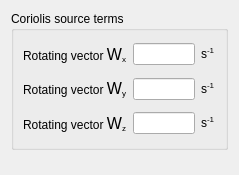
<?xml version="1.0" encoding="UTF-8"?>
<ui version="4.0">
 <class>CoriolisSourceTermsForm</class>
 <widget class="QWidget" name="CoriolisSourceTermsForm">
  <property name="geometry">
   <rect>
    <x>0</x>
    <y>0</y>
    <width>239</width>
    <height>175</height>
   </rect>
  </property>
  <property name="minimumSize">
   <size>
    <width>0</width>
    <height>0</height>
   </size>
  </property>
  <property name="windowTitle">
   <string>Form</string>
  </property>
  <property name="layoutDirection">
   <enum>Qt::LeftToRight</enum>
  </property>
  <property name="autoFillBackground">
   <bool>true</bool>
  </property>
  <layout class="QGridLayout" name="gridLayout">
   <item row="0" column="0">
    <spacer name="horizontalSpacer">
     <property name="orientation">
      <enum>Qt::Horizontal</enum>
     </property>
     <property name="sizeHint" stdset="0">
      <size>
       <width>2</width>
       <height>20</height>
      </size>
     </property>
    </spacer>
   </item>
   <item row="0" column="1">
    <widget class="QGroupBox" name="groupBox">
     <property name="sizePolicy">
      <sizepolicy hsizetype="Preferred" vsizetype="Preferred">
       <horstretch>0</horstretch>
       <verstretch>0</verstretch>
      </sizepolicy>
     </property>
     <property name="font">
      <font>
       <weight>50</weight>
       <italic>false</italic>
       <bold>false</bold>
      </font>
     </property>
     <property name="title">
      <string>Coriolis source terms</string>
     </property>
     <layout class="QHBoxLayout" name="horizontalLayout_2">
      <item>
       <layout class="QHBoxLayout" name="horizontalLayout">
        <item>
         <spacer>
          <property name="orientation">
           <enum>Qt::Horizontal</enum>
          </property>
          <property name="sizeHint" stdset="0">
           <size>
            <width>13</width>
            <height>98</height>
           </size>
          </property>
         </spacer>
        </item>
        <item>
         <layout class="QVBoxLayout">
          <property name="spacing">
           <number>6</number>
          </property>
          <property name="margin">
           <number>0</number>
          </property>
          <item>
           <layout class="QHBoxLayout">
            <property name="spacing">
             <number>6</number>
            </property>
            <property name="margin">
             <number>0</number>
            </property>
            <item>
             <widget class="QLabel" name="labelOMEGAXX">
              <property name="font">
               <font>
                <weight>50</weight>
                <italic>false</italic>
                <bold>false</bold>
               </font>
              </property>
              <property name="text">
               <string>&lt;!DOCTYPE HTML PUBLIC &quot;-//W3C//DTD HTML 4.0//EN&quot; &quot;http://www.w3.org/TR/REC-html40/strict.dtd&quot;&gt;
&lt;html&gt;&lt;head&gt;&lt;meta name=&quot;qrichtext&quot; content=&quot;1&quot; /&gt;&lt;style type=&quot;text/css&quot;&gt;
p, li { white-space: pre-wrap; }
&lt;/style&gt;&lt;/head&gt;&lt;body style=&quot; font-family:'Sans Serif'; font-size:9pt; font-weight:400; font-style:normal;&quot;&gt;
&lt;p style=&quot; margin-top:0px; margin-bottom:0px; margin-left:0px; margin-right:0px; -qt-block-indent:0; text-indent:0px;&quot;&gt;Rotating vector &lt;span style=&quot; font-family:'Symbol'; font-size:12pt;&quot;&gt;W&lt;/span&gt;&lt;span style=&quot; vertical-align:sub;&quot;&gt;x&lt;/span&gt;&lt;/p&gt;&lt;/body&gt;&lt;/html&gt;</string>
              </property>
             </widget>
            </item>
            <item>
             <widget class="QLineEdit" name="lineEditOMEGAX">
              <property name="toolTip">
               <string>Code_Saturne key word: OMEGAX</string>
              </property>
             </widget>
            </item>
            <item>
             <widget class="QLabel" name="labelUnitX">
              <property name="font">
               <font>
                <weight>50</weight>
                <italic>false</italic>
                <bold>false</bold>
               </font>
              </property>
              <property name="text">
               <string>&lt;!DOCTYPE HTML PUBLIC &quot;-//W3C//DTD HTML 4.0//EN&quot; &quot;http://www.w3.org/TR/REC-html40/strict.dtd&quot;&gt;
&lt;html&gt;&lt;head&gt;&lt;meta name=&quot;qrichtext&quot; content=&quot;1&quot; /&gt;&lt;style type=&quot;text/css&quot;&gt;
p, li { white-space: pre-wrap; }
&lt;/style&gt;&lt;/head&gt;&lt;body style=&quot; font-family:'Sans Serif'; font-size:9pt; font-weight:400; font-style:normal;&quot;&gt;
&lt;p style=&quot; margin-top:0px; margin-bottom:0px; margin-left:0px; margin-right:0px; -qt-block-indent:0; text-indent:0px;&quot;&gt;s&lt;span style=&quot; vertical-align:super;&quot;&gt;-1&lt;/span&gt;&lt;/p&gt;&lt;/body&gt;&lt;/html&gt;</string>
              </property>
             </widget>
            </item>
           </layout>
          </item>
          <item>
           <layout class="QHBoxLayout">
            <property name="spacing">
             <number>6</number>
            </property>
            <property name="margin">
             <number>0</number>
            </property>
            <item>
             <widget class="QLabel" name="labelOMEGAXY">
              <property name="font">
               <font>
                <weight>50</weight>
                <italic>false</italic>
                <bold>false</bold>
               </font>
              </property>
              <property name="text">
               <string>&lt;!DOCTYPE HTML PUBLIC &quot;-//W3C//DTD HTML 4.0//EN&quot; &quot;http://www.w3.org/TR/REC-html40/strict.dtd&quot;&gt;
&lt;html&gt;&lt;head&gt;&lt;meta name=&quot;qrichtext&quot; content=&quot;1&quot; /&gt;&lt;style type=&quot;text/css&quot;&gt;
p, li { white-space: pre-wrap; }
&lt;/style&gt;&lt;/head&gt;&lt;body style=&quot; font-family:'Sans Serif'; font-size:9pt; font-weight:400; font-style:normal;&quot;&gt;
&lt;p style=&quot; margin-top:0px; margin-bottom:0px; margin-left:0px; margin-right:0px; -qt-block-indent:0; text-indent:0px;&quot;&gt;Rotating vector &lt;span style=&quot; font-family:'Symbol'; font-size:12pt;&quot;&gt;W&lt;/span&gt;&lt;span style=&quot; vertical-align:sub;&quot;&gt;y&lt;/span&gt;&lt;/p&gt;&lt;/body&gt;&lt;/html&gt;</string>
              </property>
             </widget>
            </item>
            <item>
             <widget class="QLineEdit" name="lineEditOMEGAY">
              <property name="toolTip">
               <string>Code_Saturne key word: OMEGAY</string>
              </property>
             </widget>
            </item>
            <item>
             <widget class="QLabel" name="labelUnitY">
              <property name="font">
               <font>
                <weight>50</weight>
                <italic>false</italic>
                <bold>false</bold>
               </font>
              </property>
              <property name="text">
               <string>&lt;!DOCTYPE HTML PUBLIC &quot;-//W3C//DTD HTML 4.0//EN&quot; &quot;http://www.w3.org/TR/REC-html40/strict.dtd&quot;&gt;
&lt;html&gt;&lt;head&gt;&lt;meta name=&quot;qrichtext&quot; content=&quot;1&quot; /&gt;&lt;style type=&quot;text/css&quot;&gt;
p, li { white-space: pre-wrap; }
&lt;/style&gt;&lt;/head&gt;&lt;body style=&quot; font-family:'Sans Serif'; font-size:9pt; font-weight:400; font-style:normal;&quot;&gt;
&lt;p style=&quot; margin-top:0px; margin-bottom:0px; margin-left:0px; margin-right:0px; -qt-block-indent:0; text-indent:0px;&quot;&gt;s&lt;span style=&quot; vertical-align:super;&quot;&gt;-1&lt;/span&gt;&lt;/p&gt;&lt;/body&gt;&lt;/html&gt;</string>
              </property>
             </widget>
            </item>
           </layout>
          </item>
          <item>
           <layout class="QHBoxLayout">
            <property name="spacing">
             <number>6</number>
            </property>
            <property name="margin">
             <number>0</number>
            </property>
            <item>
             <widget class="QLabel" name="labelOMEGAXZ">
              <property name="font">
               <font>
                <weight>50</weight>
                <italic>false</italic>
                <bold>false</bold>
               </font>
              </property>
              <property name="text">
               <string>&lt;!DOCTYPE HTML PUBLIC &quot;-//W3C//DTD HTML 4.0//EN&quot; &quot;http://www.w3.org/TR/REC-html40/strict.dtd&quot;&gt;
&lt;html&gt;&lt;head&gt;&lt;meta name=&quot;qrichtext&quot; content=&quot;1&quot; /&gt;&lt;style type=&quot;text/css&quot;&gt;
p, li { white-space: pre-wrap; }
&lt;/style&gt;&lt;/head&gt;&lt;body style=&quot; font-family:'Sans Serif'; font-size:9pt; font-weight:400; font-style:normal;&quot;&gt;
&lt;p style=&quot; margin-top:0px; margin-bottom:0px; margin-left:0px; margin-right:0px; -qt-block-indent:0; text-indent:0px;&quot;&gt;Rotating vector &lt;span style=&quot; font-family:'Symbol'; font-size:12pt;&quot;&gt;W&lt;/span&gt;&lt;span style=&quot; vertical-align:sub;&quot;&gt;z&lt;/span&gt;&lt;/p&gt;&lt;/body&gt;&lt;/html&gt;</string>
              </property>
             </widget>
            </item>
            <item>
             <widget class="QLineEdit" name="lineEditOMEGAZ">
              <property name="toolTip">
               <string>Code_Saturne key word: OMEGAZ</string>
              </property>
             </widget>
            </item>
            <item>
             <widget class="QLabel" name="labelUnitZ">
              <property name="font">
               <font>
                <weight>50</weight>
                <italic>false</italic>
                <bold>false</bold>
               </font>
              </property>
              <property name="text">
               <string>&lt;!DOCTYPE HTML PUBLIC &quot;-//W3C//DTD HTML 4.0//EN&quot; &quot;http://www.w3.org/TR/REC-html40/strict.dtd&quot;&gt;
&lt;html&gt;&lt;head&gt;&lt;meta name=&quot;qrichtext&quot; content=&quot;1&quot; /&gt;&lt;style type=&quot;text/css&quot;&gt;
p, li { white-space: pre-wrap; }
&lt;/style&gt;&lt;/head&gt;&lt;body style=&quot; font-family:'Sans Serif'; font-size:9pt; font-weight:400; font-style:normal;&quot;&gt;
&lt;p style=&quot; margin-top:0px; margin-bottom:0px; margin-left:0px; margin-right:0px; -qt-block-indent:0; text-indent:0px;&quot;&gt;s&lt;span style=&quot; vertical-align:super;&quot;&gt;-1&lt;/span&gt;&lt;/p&gt;&lt;/body&gt;&lt;/html&gt;</string>
              </property>
             </widget>
            </item>
           </layout>
          </item>
         </layout>
        </item>
        <item>
         <spacer>
          <property name="orientation">
           <enum>Qt::Horizontal</enum>
          </property>
          <property name="sizeHint" stdset="0">
           <size>
            <width>13</width>
            <height>98</height>
           </size>
          </property>
         </spacer>
        </item>
       </layout>
      </item>
     </layout>
    </widget>
   </item>
   <item row="0" column="2">
    <spacer name="horizontalSpacer_2">
     <property name="orientation">
      <enum>Qt::Horizontal</enum>
     </property>
     <property name="sizeHint" stdset="0">
      <size>
       <width>2</width>
       <height>20</height>
      </size>
     </property>
    </spacer>
   </item>
   <item row="1" column="1">
    <spacer name="verticalSpacer">
     <property name="orientation">
      <enum>Qt::Vertical</enum>
     </property>
     <property name="sizeHint" stdset="0">
      <size>
       <width>20</width>
       <height>0</height>
      </size>
     </property>
    </spacer>
   </item>
  </layout>
 </widget>
 <resources/>
 <connections/>
</ui>
